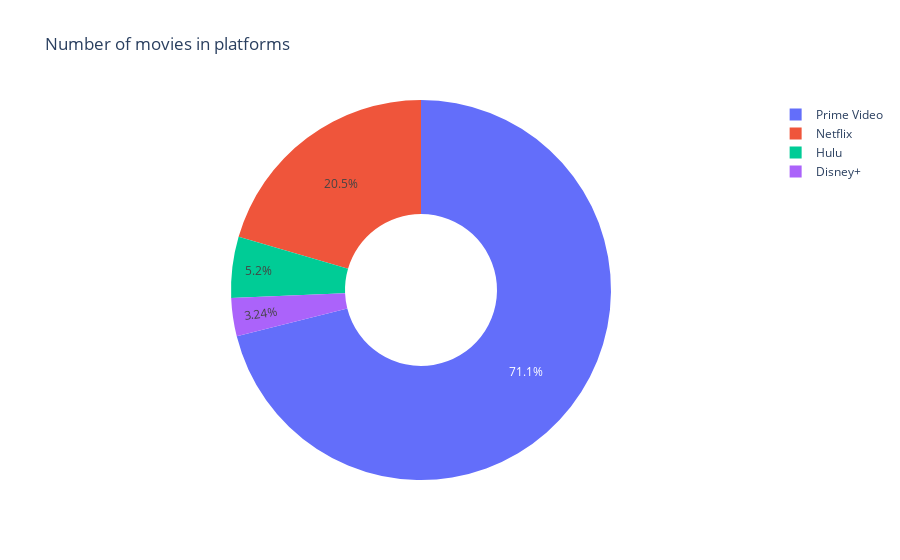

Notebook source saved alongside this figure:
### Code cell
fig = go.Figure(data=[go.Pie(labels=labels, values=count_series, hole=.4)])
fig.update_layout(title_text = 'Number of movies in platforms')
fig.show()

### Figure 1 — Plotly figure (JSON) as saved in the notebook; plotly's stock layout.template omitted (floating-point values rounded to 4 significant figures)
{"data": [{"hole": 0.4, "labels": ["Netflix", "Hulu", "Prime Video", "Disney+"], "type": "pie", "values": [3560, 903, 12354, 564]}], "layout": {"title": {"text": "Number of movies in platforms"}}}
